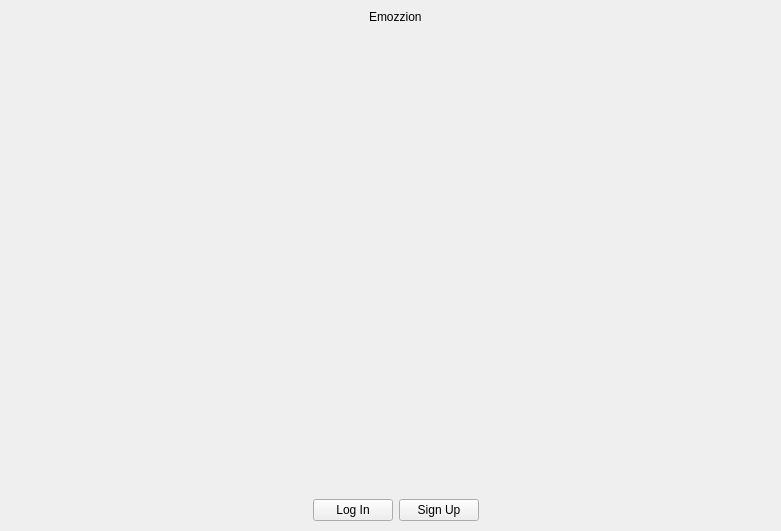
<?xml version="1.0" encoding="UTF-8"?>
<ui version="4.0">
 <class>StartScreen</class>
 <widget class="QWidget" name="StartScreen">
  <property name="geometry">
   <rect>
    <x>0</x>
    <y>0</y>
    <width>781</width>
    <height>531</height>
   </rect>
  </property>
  <property name="windowTitle">
   <string>Form</string>
  </property>
  <widget class="QWidget" name="layoutWidget">
   <property name="geometry">
    <rect>
     <x>20</x>
     <y>10</y>
     <width>751</width>
     <height>511</height>
    </rect>
   </property>
   <layout class="QVBoxLayout" name="verticalLayout">
    <item alignment="Qt::AlignHCenter">
     <widget class="QLabel" name="name">
      <property name="sizePolicy">
       <sizepolicy hsizetype="Minimum" vsizetype="Minimum">
        <horstretch>0</horstretch>
        <verstretch>0</verstretch>
       </sizepolicy>
      </property>
      <property name="text">
       <string>Emozzion</string>
      </property>
     </widget>
    </item>
    <item>
     <spacer name="verticalSpacer">
      <property name="orientation">
       <enum>Qt::Vertical</enum>
      </property>
      <property name="sizeType">
       <enum>QSizePolicy::MinimumExpanding</enum>
      </property>
      <property name="sizeHint" stdset="0">
       <size>
        <width>20</width>
        <height>20</height>
       </size>
      </property>
     </spacer>
    </item>
    <item>
     <layout class="QHBoxLayout" name="horizontalLayout_7">
      <item>
       <spacer name="horizontalSpacer_3">
        <property name="orientation">
         <enum>Qt::Horizontal</enum>
        </property>
        <property name="sizeHint" stdset="0">
         <size>
          <width>40</width>
          <height>20</height>
         </size>
        </property>
       </spacer>
      </item>
      <item>
       <widget class="CQtOpenCVViewerGl" name="inputWindow" native="true">
        <property name="minimumSize">
         <size>
          <width>400</width>
          <height>300</height>
         </size>
        </property>
       </widget>
      </item>
      <item>
       <spacer name="horizontalSpacer_4">
        <property name="orientation">
         <enum>Qt::Horizontal</enum>
        </property>
        <property name="sizeHint" stdset="0">
         <size>
          <width>40</width>
          <height>20</height>
         </size>
        </property>
       </spacer>
      </item>
     </layout>
    </item>
    <item>
     <spacer name="verticalSpacer_2">
      <property name="orientation">
       <enum>Qt::Vertical</enum>
      </property>
      <property name="sizeType">
       <enum>QSizePolicy::MinimumExpanding</enum>
      </property>
      <property name="sizeHint" stdset="0">
       <size>
        <width>20</width>
        <height>40</height>
       </size>
      </property>
     </spacer>
    </item>
    <item>
     <layout class="QHBoxLayout" name="horizontalLayout_2">
      <item>
       <spacer name="horizontalSpacer">
        <property name="orientation">
         <enum>Qt::Horizontal</enum>
        </property>
        <property name="sizeHint" stdset="0">
         <size>
          <width>40</width>
          <height>20</height>
         </size>
        </property>
       </spacer>
      </item>
      <item alignment="Qt::AlignHCenter">
       <widget class="QPushButton" name="logIn">
        <property name="sizePolicy">
         <sizepolicy hsizetype="Minimum" vsizetype="Fixed">
          <horstretch>0</horstretch>
          <verstretch>0</verstretch>
         </sizepolicy>
        </property>
        <property name="text">
         <string>Log In</string>
        </property>
       </widget>
      </item>
      <item alignment="Qt::AlignHCenter">
       <widget class="QPushButton" name="signUp">
        <property name="sizePolicy">
         <sizepolicy hsizetype="Minimum" vsizetype="Fixed">
          <horstretch>0</horstretch>
          <verstretch>0</verstretch>
         </sizepolicy>
        </property>
        <property name="minimumSize">
         <size>
          <width>50</width>
          <height>0</height>
         </size>
        </property>
        <property name="text">
         <string>Sign Up</string>
        </property>
       </widget>
      </item>
      <item>
       <spacer name="horizontalSpacer_2">
        <property name="orientation">
         <enum>Qt::Horizontal</enum>
        </property>
        <property name="sizeHint" stdset="0">
         <size>
          <width>40</width>
          <height>20</height>
         </size>
        </property>
       </spacer>
      </item>
     </layout>
    </item>
   </layout>
  </widget>
 </widget>
 <customwidgets>
  <customwidget>
   <class>CQtOpenCVViewerGl</class>
   <extends>QWidget</extends>
   <header>c_qt_opencv_viewer_gl.h</header>
   <container>1</container>
  </customwidget>
 </customwidgets>
 <resources/>
 <connections/>
</ui>
